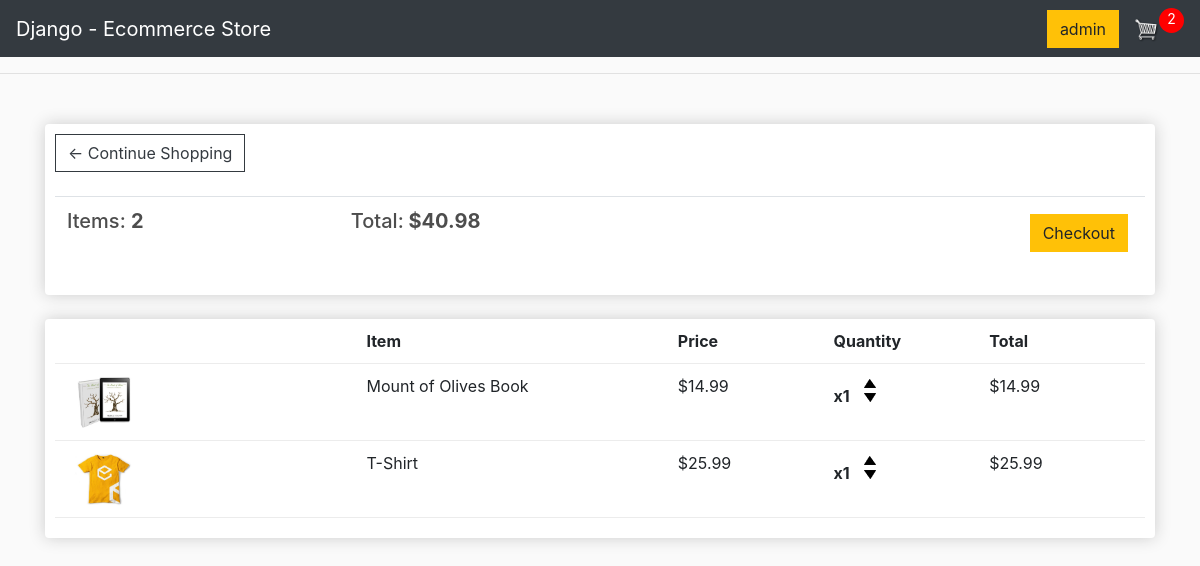
The app's page /cart/ (signed in), older data.
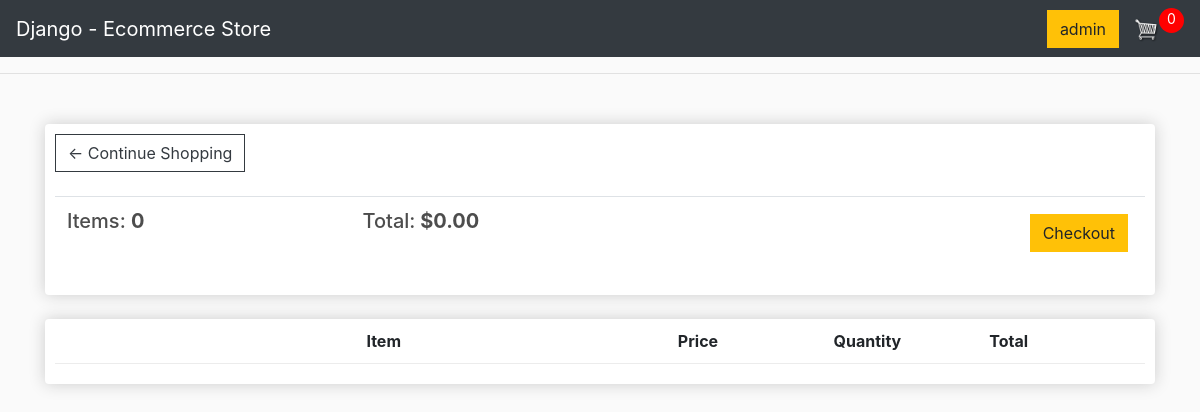
The same page, newer data.
### store/models.py (models this page shows, shortened)
class Order(models.Model):
    customer = models.ForeignKey(Customer, on_delete=models.SET_NULL, null=True, blank=True)
    date_ordered = models.DateTimeField(auto_now_add=True)
    complete = models.BooleanField(default=False)
    transaction_id = models.CharField(max_length=100, null=True)
    @property
    def get_cart_total(self):
        orderitems = self.orderitem_set.all()
        total = sum([item.get_total for item in orderitems])
        return total
    @property
    def get_cart_items(self):
        orderitems = self.orderitem_set.all()
        total = sum([item.quantity for item in orderitems])
        return total

class OrderItem(models.Model):
    product = models.ForeignKey(Product, on_delete=models.SET_NULL, null=True)
    order = models.ForeignKey(Order, on_delete=models.SET_NULL, null=True)
    quantity = models.IntegerField(default=0, null=True, blank=True)
    date_added = models.DateTimeField(auto_now_add=True)
    @property
    def get_total(self):
        total = self.product.price * self.quantity
        return total

class Product(models.Model):
    name =  models.CharField(max_length=200)
    price = models.DecimalField(max_digits=7, decimal_places=2)
    digital = models.BooleanField(default=False, null=True, blank=True)
    image = models.ImageField(null=True, blank=True)
    @property # property decorator: lets you access this as an attribut rather than a method
    def imageURL(self):
        try:
            url = self.image.url
        except:
            url = ''
        return url

### store/views.py (the view)
# urls.py: path('cart/', views.cart, name="cart"),
def cart(request):
     data = cartData(request)
     cartItems = data['cartItems']
     order = data['order']
     items = data['items']
     context = {'items': items, 'order': order, 'cartItems': cartItems}
     return render(request, 'store/cart.html', context)

### store/utils.py (called while the page is built)
def cartData(request):
     if request.user.is_authenticated:
          customer = request.user.customer
          order, created = Order.objects.get_or_create(customer=customer, complete=False)
          items = order.orderitem_set.all()
          cartItems = order.get_cart_items
     else:
          cookieData = cookieCart(request)
          cartItems = cookieData['cartItems']
          order = cookieData['order']
          items = cookieData['items']
     return {'items': items, 'order': order, 'cartItems': cartItems}

### store/templates/store/cart.html
{% extends 'store/main.html' %}
{% load static %}
{% block content %}
<div class="row">
	<div class="col-lg-12">
		<div class="box-element">
            <a  class="btn btn-outline-dark" href="{% url 'store' %}">&#x2190; Continue Shopping</a>
            <br>
            <br>
            <table class="table">
                <tr>
                    <th><h5>Items: <strong>{{order.get_cart_items}}</strong></h5></th>
                    <th><h5>Total:<strong> ${{order.get_cart_total|floatformat:2}}</strong></h5></th>
                    <th>
                        <a  style="float:right; margin:5px;" class="btn btn-success" href="{% url 'checkout' %}">Checkout</a>
                    </th>
                </tr>
            </table>
        </div>
		<br>
		<div class="box-element">
            <div class="cart-row">
                <div style="flex:2"></div>
                <div style="flex:2"><strong>Item</strong></div>
                <div style="flex:1"><strong>Price</strong></div>
                <div style="flex:1"><strong>Quantity</strong></div>
                <div style="flex:1"><strong>Total</strong></div>
            </div>
            {% for item in items %}
            <div class="cart-row">
                <div style="flex:2"><img class="row-image" src="{{item.product.imageURL}}"></div>
                <div style="flex:2"><p>{{item.product.name}}</p></div>
                <div style="flex:1"><p>${{item.product.price|floatformat:2}}</p></div>
                <div style="flex:1">
                    <p class="quantity">x{{item.quantity}}</p>
                    <div class="quantity">
                        <img data-product="{{item.product.id}}" data-action="add" class="chg-quantity update-cart" src="{% static  'images/arrow-up.png' %}">
                        <img data-product="{{item.product.id}}" data-action="remove" class="chg-quantity update-cart" src="{% static  'images/arrow-down.png' %}">
                    </div>
                </div>
                <div style="flex:1"><p>${{item.get_total}}</p></div>
            </div>
            {% endfor %}
	</div>
</div>
{% endblock content %}

### store/templates/store/main.html (shortened to what this page needs)
<!DOCTYPE html>
{% load static %}
<html>
<head>
	<link rel="stylesheet" href="https://stackpath.bootstrapcdn.com/bootstrap/4.4.1/css/bootstrap.min.css">
	<link rel="stylesheet" type="text/css" href="{% static 'css/main.css' %}">
</head>
<body>
    <nav class="navbar navbar-expand-lg navbar-dark bg-dark">
        <a class="navbar-brand" href="{% url 'store' %}">Django - Ecommerce Store</a>
        <div class="collapse navbar-collapse" id="navbarSupportedContent">
            <div class="form-inline my-2 my-lg-0">
                {% if user.is_authenticated %}
                    <a href="#" class="btn btn-warning">{{ user }}</a>
                {% else %}
                    <a href="#" class="btn btn-warning">Login</a>
                {% endif %}
                <a href="{% url 'cart' %}">
                    <img id="cart-icon" src="{% static 'images/cart.png' %}">
                </a>
                <p id="cart-total">{{cartItems}}</p>
            </div>
        </div>
    </nav>
    <hr>
    <div class="container">
        <br>
        {% block content %}
        {% endblock content %}
    </div>
</body>
</html>

Row changes from the older to the newer data that the page shows:
no longer on this page (row edited): Order: get_cart_items "2", get_cart_total "40.98"
removed OrderItem: product.imageURL (picture), product.name "Mount of Olives Book", product.price "14.99", quantity "1", get_total "14.99"
removed OrderItem: product.imageURL (picture), product.name "T-Shirt", product.price "25.99", quantity "1", get_total "25.99"
added Order: get_cart_items "0", get_cart_total "0.00"
Text that changed along with them:
{{ cartItems }}: "2" → "0"
